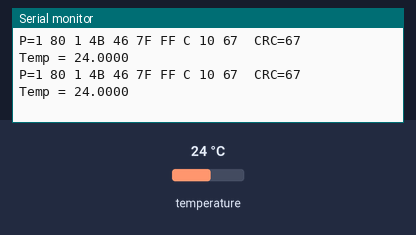
This sketch was run on a simulated Arduino Uno, built with avr-gcc and run on an emulated ATmega328P. Parts: the last lines printed to the serial monitor. The test bench sets the inputs (shaded band); at power-on: temperature 24 °C.

Above: at 2.8 s.
2.9 s: temperature set to 12 °C
At 3.9 s:
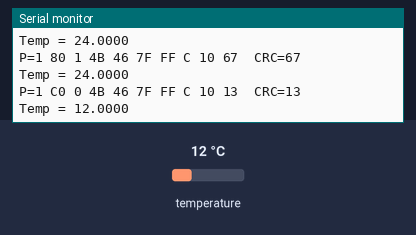
5.5 s: temperature set to 28 °C
At 6.9 s:
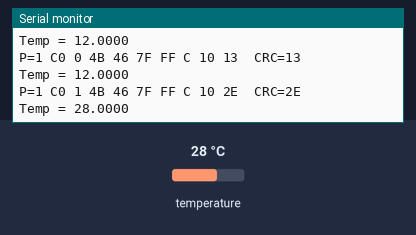
8.5 s: temperature set to 33 °C
At 9.6 s:
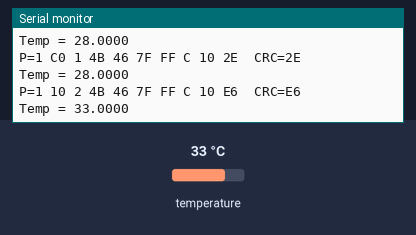
11.6 s: temperature set to 7 °C
At 13.0 s:
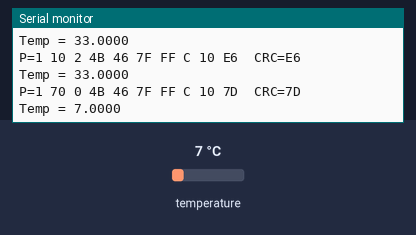
14.6 s: temperature set to 10 °C
At 16.0 s:
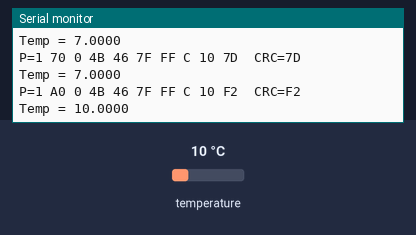
17.6 s: temperature set to 8 °C
At 18.7 s:
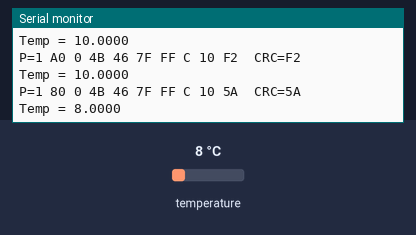
Timing chart, 0 to 20.6 s (numbered marks = the images above; inputs shaded):
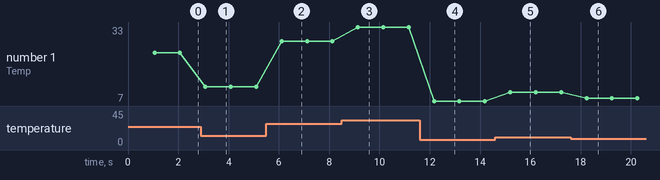

Measured:
- after the input at 2.9 s, the serial monitor: prints a new line after 0.14 s (image 1)
- after the input at 5.5 s, the serial monitor: prints a new line after 0.57 s (image 2)
- after the input at 8.5 s, the serial monitor: prints a new line after 0.60 s (image 3)
- after the input at 11.6 s, the serial monitor: prints a new line after 0.53 s (image 4)
- after the input at 14.6 s, the serial monitor: prints a new line after 0.56 s (image 5)
- after the input at 17.6 s, the serial monitor: prints a new line after 0.60 s (image 6)
- plotted number 1: 24 → 12 after the input at 2.9 s, 12 → 28 after the input at 5.5 s, 28 → 33 after the input at 8.5 s, 10 → 8 after the input at 17.6 s

The sketch:

OneWire_DS18S20.ino
```cpp
#include <OneWire.h>

// DS18S20 Temperature chip i/o
OneWire ds(2);  // on pin 2

byte present = 0;
byte data[12];
byte addr[8];

void setup(void) {
  // initialize inputs/outputs
  // start serial port
  Serial.begin(9600);
  ds.reset_search();
  if ( !ds.search(addr)) {
    Serial.print("No more addresses.\n");
    ds.reset_search();
    return;
  }

  Serial.print("R=");
  for(int i = 0; i < 8; i++) {
    Serial.print(addr[i], HEX);
    Serial.print(" ");
  }

  if ( OneWire::crc8( addr, 7) != addr[7]) {
    Serial.print("CRC is not valid!\n");
    return;
  }

  if ( addr[0] == 0x10) {
    Serial.print("Device is a DS18S20 family device.\n");
  }
  else if ( addr[0] == 0x28) {
    Serial.print("Device is a DS18B20 family device.\n");
  }
  else {
    Serial.print("Device family is not recognized: 0x");
    Serial.println(addr[0],HEX);
    return;
  }

}

void loop(void) {
  byte i;
  float temperature = 0.0;
  int rawtemp, rawint, rawfract;

  ds.reset();
  ds.select(addr);
  ds.write(0x44,0);         // start conversion

  delay(1000);     // maybe 750ms is enough, maybe not
  // we might do a ds.depower() here, but the reset will take care of it.

  present = ds.reset();
  ds.select(addr);
  ds.write(0xBE);         // Read Scratchpad

  Serial.print("P=");
  Serial.print(present,HEX);
  Serial.print(" ");
  for ( i = 0; i < 9; i++) {           // we need 9 bytes
    data[i] = ds.read();
    Serial.print(data[i], HEX);
    Serial.print(" ");
  }
  Serial.print(" CRC=");
  Serial.print( OneWire::crc8( data, 8), HEX);
  Serial.println();
  rawtemp = (data[1] << 8) + data[0];
  rawfract = rawtemp & 0x0F;
  rawint = rawtemp >> 4;
  for(int i = 0; i < 4; i++)
  {
    rawfract = rawfract >> i;
    temperature = temperature + (0.0625 * (i+1)) * (rawfract & 0x01);
  }
  temperature = temperature + (float) rawint;
  Serial.print("Temp = ");
  Serial.println(temperature,4);
}
```
